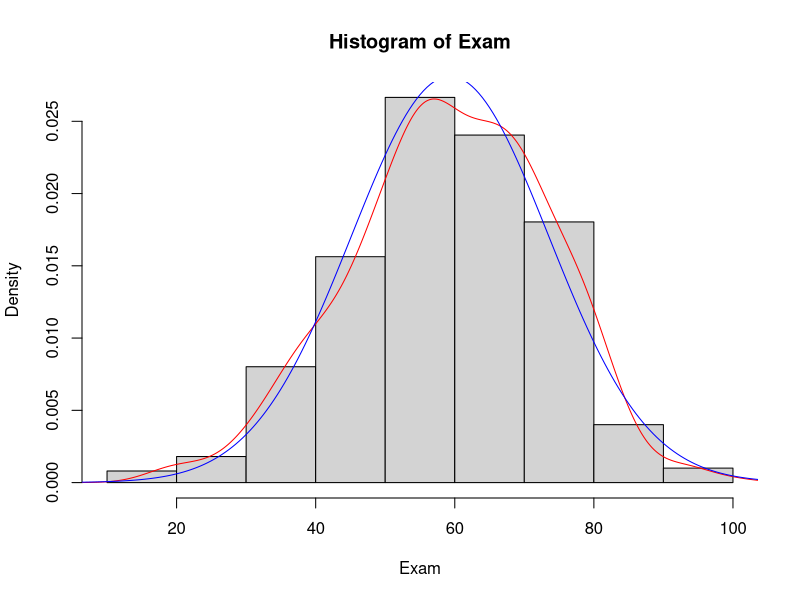
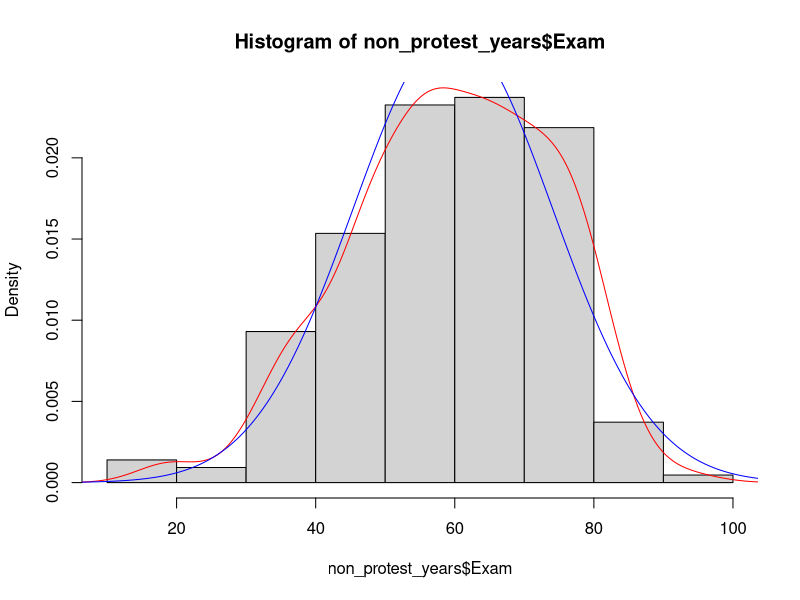
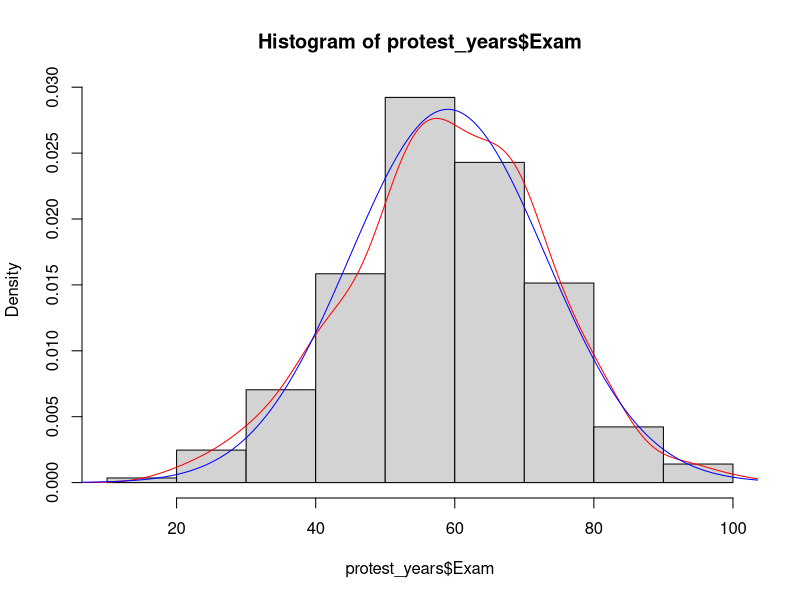
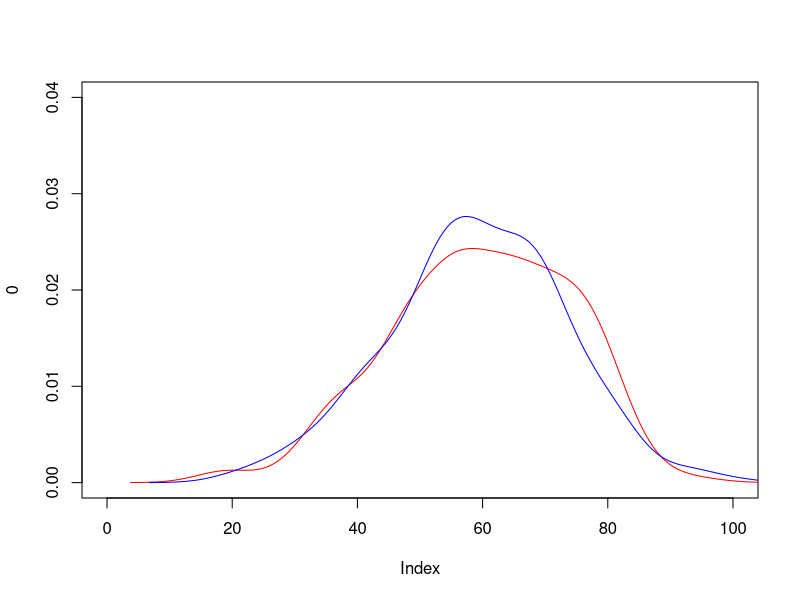
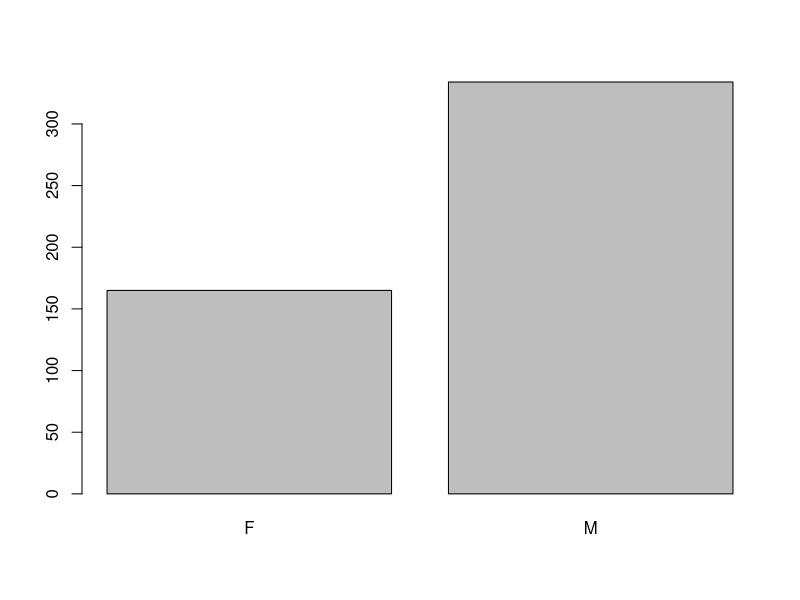
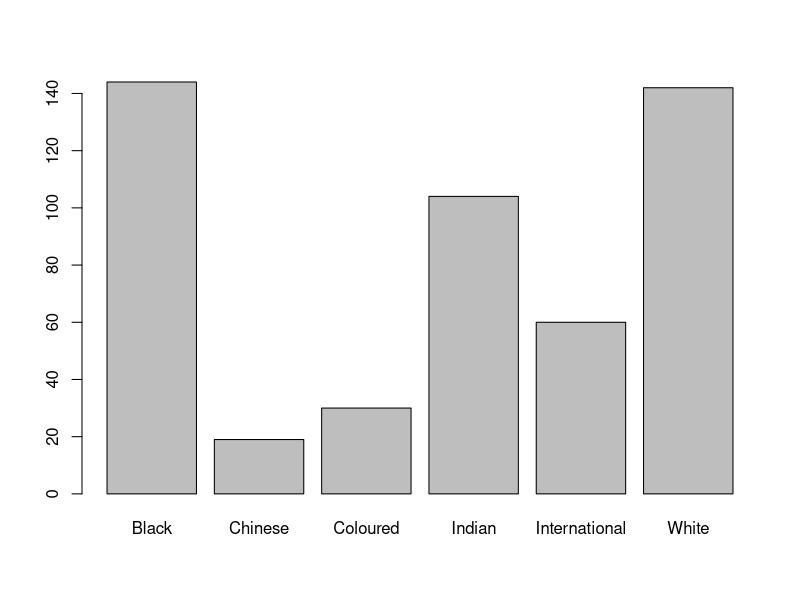
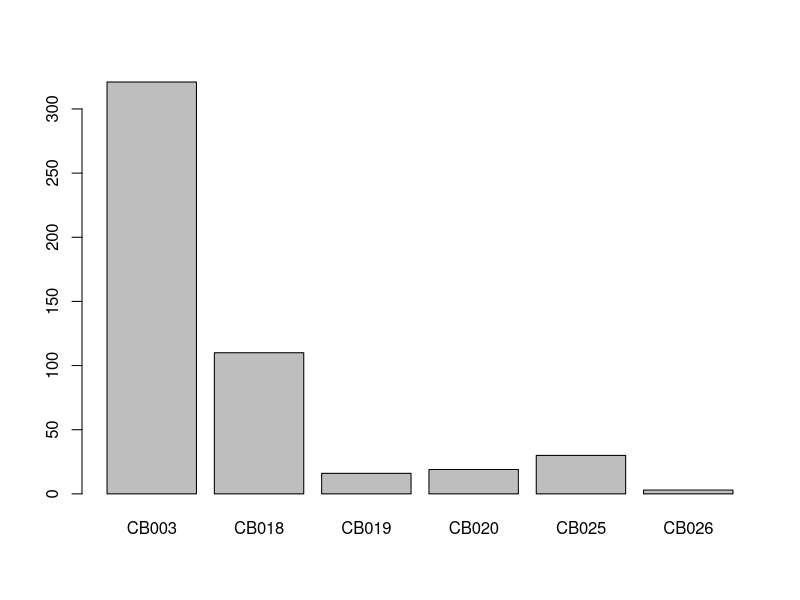
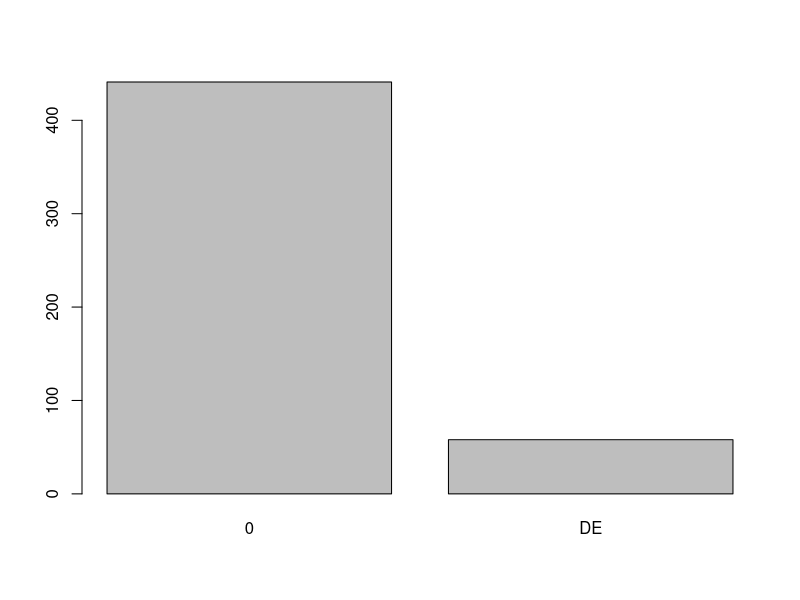

Write the R code that produced these figures, in order.
setwd("C:/Users/rohin/Dropbox/UCT Work/4th Year AcSci/BUS4029H Project/2018/GIT Repository/Thesis/Anthony Regression")
library(readxl)
rm(list = ls())

data = read_excel("BUS2016H.xlsx") 
data = subset(data, DEMOG !="Unknown")
data = subset(data, Gender !="T")
attach(data)

#setting data to right restrictions
RegAcadYear = as.numeric(RegAcadYear)
Gender = factor(Gender)
Population.Group = factor("Population Group")
DEMOG = factor(DEMOG)
Deferred = factor(Deferred)
RegProgram = factor(RegProgram)

n = length(AnonID)
protest_indicator=c()

for (i in 1:n)
{
  if (RegAcadYear[i] == 2012){
    protest_indicator[i] = 0
  }
  else if (RegAcadYear[i] == 2013){
    protest_indicator[i] = 0
  }
  
  else if (RegAcadYear[i] == 2014){
    protest_indicator[i] = 0
  }
  else {
    protest_indicator[i] = 1
  }
}


data = cbind(data, protest_indicator)
protest_indicator = as.numeric(protest_indicator)
protest_indicator2 = factor(protest_indicator)

#creating data sets
non_protest_years = subset(data,protest_indicator<1)
protest_years = subset(data,protest_indicator>0)

#data analysis
##looking at the marks in general
hist(Exam, freq = FALSE)
lines(density(Exam), col="red")
lines(seq(-40, 400, by=.5), dnorm(seq(-40, 400, by=.5),mean(Exam), sd(Exam)), col="blue")
ks.test((Exam - mean(Exam))/sd(Exam),"pnorm")
shapiro.test(Exam)

##looking at dbn of marks in protest years comparison
par(mfrow=c(1,1))
hist(non_protest_years$Exam, freq = FALSE)
lines(density(non_protest_years$Exam), col="red")
lines(seq(-40, 400, by=.5), dnorm(seq(-40, 400, by=.5),mean(non_protest_years$Exam), sd(non_protest_years$Exam)), col="blue")

hist(protest_years$Exam, freq = FALSE)
lines(density(protest_years$Exam), col="red")
lines(seq(-40, 400, by=.5), dnorm(seq(-40, 400, by=.5),mean(protest_years$Exam), sd(protest_years$Exam)), col="blue")

plot(0,type = "n",ylim = c(0,0.04),xlim = c(0,100))
lines(density(non_protest_years$Exam), col="red")
lines(density(protest_years$Exam), col="blue")

##looking how other factors are split
par(mfrow=c(1,1))
plot(Gender)
plot(DEMOG)
plot(RegProgram)
plot(Deferred)
plot(protest_indicator)

#some manipulation of data if needed
registered_program = c()
for (i in 1:n)
{
  if (RegProgram[i] == "CB003"){
    registered_program[i] = "CB003"
  }
  else {
    registered_program[i] = "Other"
  }
}
registered_program=factor(registered_program)
plot(registered_program)

#demographics = c()
#for (i in 1:n)
#{
#  if (DEMOG[i] == "White"){
#    demographics[i] = "White"
#  }
#  else if (DEMOG[i] == "Black"){
#    demographics[i] = "Black"
 # }
##  else if (DEMOG[i] == "Indian"){
#    demographics[i] = "Indian"
#  }
#  else if (DEMOG[i] == "International"){
#    demographics[i] = "International"
#  }
##  else if (DEMOG[i] == "Coloured"){
#    demographics[i] = "Coloured"
#  }
#  else if (DEMOG[i] == "Chinese"){
#    demographics[i] = "Chinese"
 # }
#  else {
#    demographics[i] = "Unknown"
#  }
#}

#demographics = factor(demographics)
#plot(demographics)
#data = cbind(data,demographics,registered_program)

#finding a model

##normal
fit_normal_1_1 = glm(Exam~protest_indicator, family = gaussian(link = ))
fit_normal_1_2 = glm(Exam~registered_program, family = gaussian(link = ))
fit_normal_1_3 = glm(Exam~Gender, family = gaussian(link = ))
fit_normal_1_4 = glm(Exam~DEMOG, family = gaussian(link = ))
fit_normal_1_5 = glm(Exam~Deferred, family = gaussian(link = ))

AIC(fit_normal_1_1,fit_normal_1_2,fit_normal_1_3,fit_normal_1_4,fit_normal_1_5) #from this we can choose gender to start
# best fit is DEMOG

fit_normal_2_1 = glm(Exam~DEMOG+protest_indicator, family = gaussian(link = )) 
fit_normal_2_2 = glm(Exam~DEMOG+registered_program, family = gaussian(link = )) 
fit_normal_2_3 = glm(Exam~DEMOG+Gender, family = gaussian(link = )) 
fit_normal_2_4 = glm(Exam~DEMOG+Deferred, family = gaussian(link = )) 

AIC(fit_normal_2_1,fit_normal_2_2,fit_normal_2_3,fit_normal_2_4)
#best fit is Gender
anova(fit_normal_1_4,fit_normal_2_3,test = "Chisq") #add gender

fit_normal_3_1 = glm(Exam~DEMOG+Gender + Gender*DEMOG, family = gaussian(link = ))

anova(fit_normal_2_3,fit_normal_3_1,test = "Chisq") #not significant
AIC(fit_normal_2_3,fit_normal_3_1) #do not add interaction effect

fit_normal_3_2 = glm(Exam~DEMOG+Gender + protest_indicator, family = gaussian(link = ))
fit_normal_3_3 = glm(Exam~DEMOG+Gender + registered_program, family = gaussian(link = ))
fit_normal_3_4 = glm(Exam~DEMOG+Gender + Deferred, family = gaussian(link = ))

AIC(fit_normal_3_2,fit_normal_3_3,fit_normal_3_4) #3.4 is lowest
anova(fit_normal_2_3,fit_normal_3_4,test = "Chisq") #add defferred

fit_normal_4_1 = glm(Exam~DEMOG+Gender + Deferred + protest_indicator, family = gaussian(link = ))
fit_normal_4_2 = glm(Exam~DEMOG+Gender + Deferred + registered_program, family = gaussian(link = ))
fit_normal_4_3 = glm(Exam~DEMOG+Gender + Deferred + Deferred*Gender, family = gaussian(link = ))
fit_normal_4_4 = glm(Exam~DEMOG+Gender + Deferred + Deferred*DEMOG, family = gaussian(link = ))
AIC(fit_normal_4_1,fit_normal_4_2,fit_normal_4_3,fit_normal_4_4)
anova(fit_normal_3_4,fit_normal_4_1,test = "Chisq") #do not add protest indicator
#stop at 3_4
#final model only consists of DEMOG, Gender and deferred
fit_normal_protest_indicator = glm(Exam~ protest_indicator, family = gaussian(link = ))

#comment
summary(fit_normal_3_4)
summary(fit_normal_protest_indicator)






